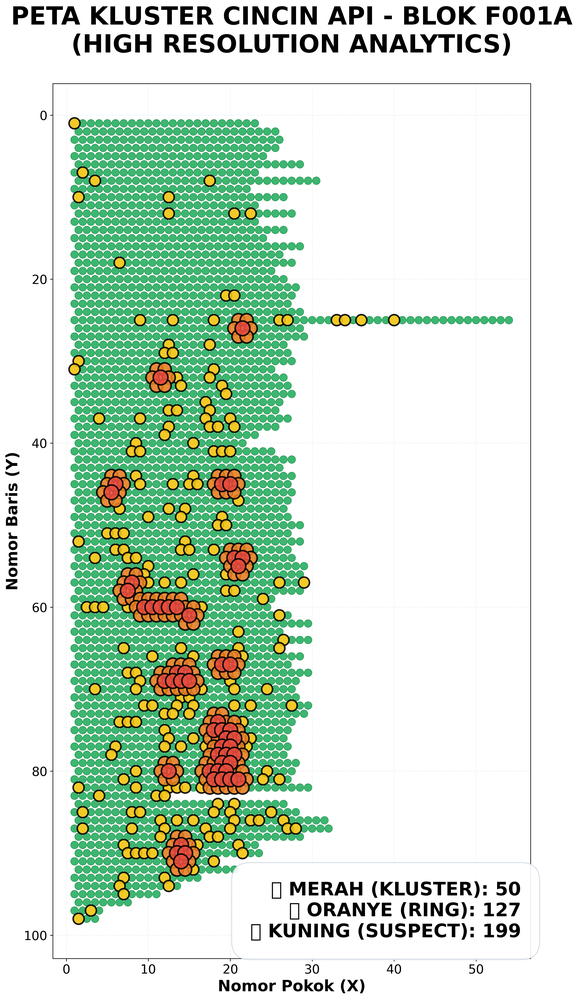
#> input picture data/output/cincin_api_map_F001A.png, 578 x 1000 px, shrunk from 3108 x 5374 before the run, given in place of cluster_map_agresif_03_F08.png, which was not available
$ python compare_visual_maps.py
#> lines starting #> are read from the running program, lines starting #| are printed output that depends on the picture; pictures that were not available may be replaced by others from this repository, and a replacement may not be noted
"""
Bandingkan hasil generate dengan reference F08
"""
from PIL import Image
import matplotlib.pyplot as plt
import numpy as np

print("="*70)
print("📊 VISUAL COMPARISON ANALYSIS")
print("="*70)

# Load images
try:
    ref_img = Image.open('poac_sim/data/output/cincin_api/20251222_1525_multi_divisi/AME_II/cluster_map_agresif_03_F08.png')
#> ref_img is the input picture: PIL image 578x1000 RGBA; mean R, G, B, A 204.7, 223.1, 206, 255
    my_f008a = Image.open('data/output/cincin_api_map_F008A.png')
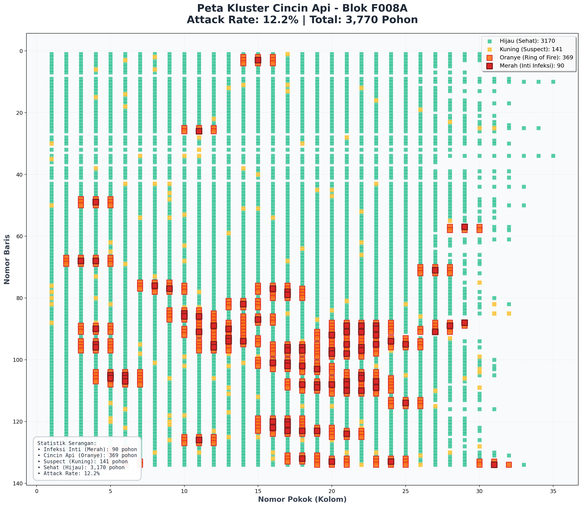
#> input picture data/output/cincin_api_map_F008A.png, 582 x 507 px, shrunk from 3129 x 2724 before the run
#> my_f008a is the input picture: PIL image 582x507 RGBA; mean R, G, B, A 224.7, 235.2, 228.7, 255

    print("\n✅ Images loaded successfully")
    print(f"\nReference F08:")
    print(f"  Size: {ref_img.size} (width x height)")
#|   Size: (578, 1000) (width x height)
    print(f"  Mode: {ref_img.mode}")
#|   Mode: RGBA
    print(f"  Aspect: {ref_img.size[1]/ref_img.size[0]:.2f}")
#|   Aspect: 1.73

    print(f"\nMy F008A:")
    print(f"  Size: {my_f008a.size} (width x height)")
#|   Size: (582, 507) (width x height)
    print(f"  Mode: {my_f008a.mode}")
#|   Mode: RGBA
    print(f"  Aspect: {my_f008a.size[1]/my_f008a.size[0]:.2f}")
#|   Aspect: 0.87

    # Create side-by-side comparison
    fig, (ax1, ax2) = plt.subplots(1, 2, figsize=(20, 10))

    ax1.imshow(ref_img)
    ax1.set_title('REFERENCE: cluster_map_agresif_03_F08.png', fontsize=14, fontweight='bold')
    ax1.axis('off')

    ax2.imshow(my_f008a)
    ax2.set_title('MY OUTPUT: cincin_api_map_F008A.png', fontsize=14, fontweight='bold')
    ax2.axis('off')

    plt.tight_layout()
    plt.savefig('data/output/comparison_visual.png', dpi=150, bbox_inches='tight')
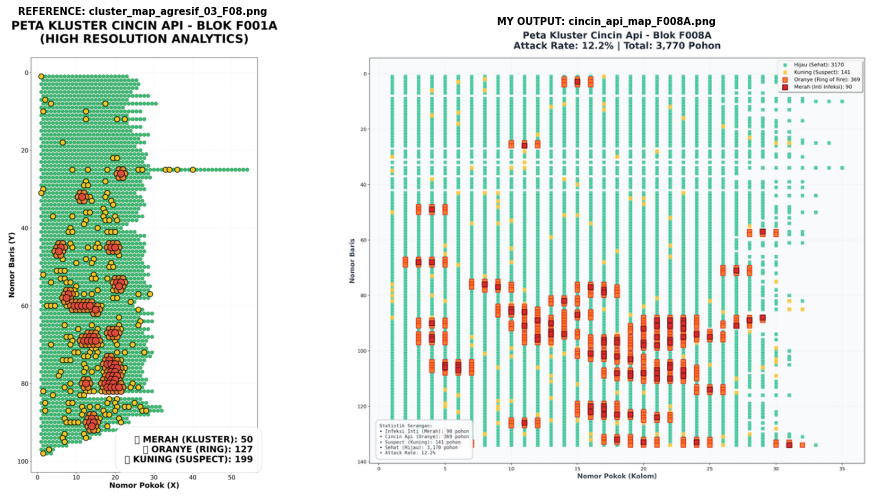
#> figure drawn by matplotlib, 2 panels
    print(f"\n✅ Comparison saved: data/output/comparison_visual.png")

    # Analyze colors
    print("\n" + "="*70)
    print("🎨 COLOR ANALYSIS")
    print("="*70)

    ref_array = np.array(ref_img.convert('RGB'))
    my_array = np.array(my_f008a.convert('RGB'))

    # Sample center area
    ref_h, ref_w = ref_array.shape[:2]
#> ref_h = 1000; ref_w = 578
    my_h, my_w = my_array.shape[:2]
#> my_h = 507; my_w = 582

    # Get unique colors in center area (sample)
    ref_center = ref_array[ref_h//4:3*ref_h//4, ref_w//4:3*ref_w//4]
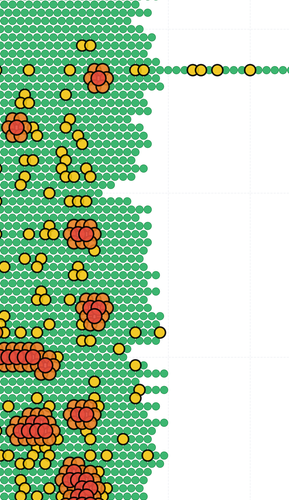
#> ref_center: shape (500, 289, 3); mean R, G, B 179, 208.6, 178
    my_center = my_array[my_h//4:3*my_h//4, my_w//4:3*my_w//4]
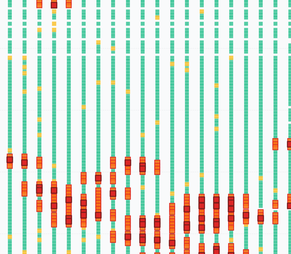
#> my_center: shape (254, 291, 3); mean R, G, B 213.6, 227, 216

    from collections import Counter

    # Sample colors
    ref_sample = ref_center.reshape(-1, 3)[::100]  # Sample every 100th pixel
#> ref_sample = 1445 rows, first 8: [167, 210, 183], [241, 243, 241], [255, 255, 255], [41, 170, 95], [43, 173, 98], [255, 255, 255], [58, 184, 112], [154, 204, 173]
    my_sample = my_center.reshape(-1, 3)[::100]
#> my_sample = 740 rows, first 8: [249, 250, 251], [189, 233, 220], [69, 200, 156], [70, 199, 156], [249, 250, 251], [249, 250, 251], [249, 250, 251], [249, 250, 251]

    print("\nTop 5 colors in REFERENCE:")
    ref_counter = Counter([tuple(c) for c in ref_sample])
#> ref_counter = 568 items
    for color, count in ref_counter.most_common(5):
        print(f"  RGB{color}: {count} occurrences")
#> this loop made 5 passes
#> (color, count) on passes 1 to 5: ((255, 255, 255), 670), ((60, 182, 112), 49), ((64, 184, 115), 10), ((242, 201, 39), 10), ((63, 183, 114), 7)
#|   RGB(255, 255, 255): 670 occurrences
#|   RGB(60, 182, 112): 49 occurrences
#|   RGB(64, 184, 115): 10 occurrences
#|   RGB(242, 201, 39): 10 occurrences
#|   RGB(63, 183, 114): 7 occurrences

    print("\nTop 5 colors in MY OUTPUT:")
    my_counter = Counter([tuple(c) for c in my_sample])
#> my_counter = 297 items
    for color, count in my_counter.most_common(5):
        print(f"  RGB{color}: {count} occurrences")
#> this loop made 5 passes
#> (color, count) on passes 1 to 5: ((249, 250, 251), 269), ((247, 249, 250), 25), ((255, 253, 255), 22), ((248, 250, 250), 13), ((248, 250, 251), 13)
#|   RGB(249, 250, 251): 269 occurrences
#|   RGB(247, 249, 250): 25 occurrences
#|   RGB(255, 253, 255): 22 occurrences
#|   RGB(248, 250, 250): 13 occurrences
#|   RGB(248, 250, 251): 13 occurrences

    # Visual characteristics check
    print("\n" + "="*70)
    print("📐 VISUAL CHARACTERISTICS CHECK")
    print("="*70)

    print("\nReference characteristics:")
    print("  - Tall vertical layout: ✅" if ref_img.size[1] > ref_img.size[0] else "  - Wide layout")
#|   - Tall vertical layout: ✅
    print(f"  - Aspect ratio: {ref_img.size[1]/ref_img.size[0]:.1f}")
#|   - Aspect ratio: 1.7

    print("\nMy output characteristics:")
    print("  - Tall vertical layout: ✅" if my_f008a.size[1] > my_f008a.size[0] else "  - Wide layout")
#|   - Wide layout
    print(f"  - Aspect ratio: {my_f008a.size[1]/my_f008a.size[0]:.1f}")
#|   - Aspect ratio: 0.9

    # Check if overlapping (density)
    print("\n" + "="*70)
    print("🔍 OVERLAP DENSITY CHECK")
    print("="*70)

    # Count non-white pixels
    ref_non_white = np.sum(np.all(ref_array < 250, axis=2))
#> ref_non_white = 187283
    my_non_white = np.sum(np.all(my_array < 250, axis=2))
#> my_non_white = 85337

    ref_total = ref_array.shape[0] * ref_array.shape[1]
#> ref_total = 578000
    my_total = my_array.shape[0] * my_array.shape[1]
#> my_total = 295074

    ref_coverage = (ref_non_white / ref_total) * 100
#> ref_coverage = 32.4
    my_coverage = (my_non_white / my_total) * 100
#> my_coverage = 28.92

    print(f"\nReference coverage: {ref_coverage:.1f}%")
#| Reference coverage: 32.4%
    print(f"My output coverage: {my_coverage:.1f}%")
#| My output coverage: 28.9%

    coverage_diff = abs(ref_coverage - my_coverage)
#> coverage_diff = 3.48
    if coverage_diff < 5:
        print("✅ Coverage similar (difference < 5%)")
    elif coverage_diff < 10:
        print("⚠️  Coverage somewhat different (difference < 10%)")
    else:
        print(f"❌ Coverage very different (difference: {coverage_diff:.1f}%)")

    print("\n" + "="*70)
    print("📊 FINAL ASSESSMENT")
    print("="*70)

    issues = []
    matches = []

    # Check aspect ratio
    ref_aspect = ref_img.size[1]/ref_img.size[0]
#> ref_aspect = 1.73
    my_aspect = my_f008a.size[1]/my_f008a.size[0]
#> my_aspect = 0.871
    if abs(ref_aspect - my_aspect) < 0.2:
        matches.append("✅ Aspect ratio similar")
    else:
        issues.append(f"❌ Aspect ratio different (ref: {ref_aspect:.1f}, mine: {my_aspect:.1f})")

    # Check coverage
    if coverage_diff < 10:
        matches.append("✅ Overlap density similar")
    else:
        issues.append(f"❌ Overlap density different ({coverage_diff:.1f}% difference)")

    # Check orientation
    if ref_img.size[1] > ref_img.size[0] and my_f008a.size[1] > my_f008a.size[0]:
        matches.append("✅ Both vertical/tall orientation")
    else:
        issues.append("❌ Orientation mismatch")

    print("\n✅ MATCHES:")
    for m in matches:
        print(f"  {m}")

    if issues:
        print("\n❌ ISSUES TO FIX:")
        for i in issues:
            print(f"  {i}")
    else:
        print("\n🎉 All checks passed!")

    print("\n💡 RECOMMENDATION:")
    if len(issues) == 0:
        print("  Maps look good! Ready to use.")
    elif len(issues) <= 2:
        print("  Minor adjustments needed. Check the issues above.")
    else:
        print("  Significant differences. Need major style revision.")

except FileNotFoundError as e:
    print(f"\n❌ Error: {e}")
    print("   Make sure both images exist!")
except Exception as e:
    print(f"\n❌ Error: {e}")

print("\n" + "="*70)
